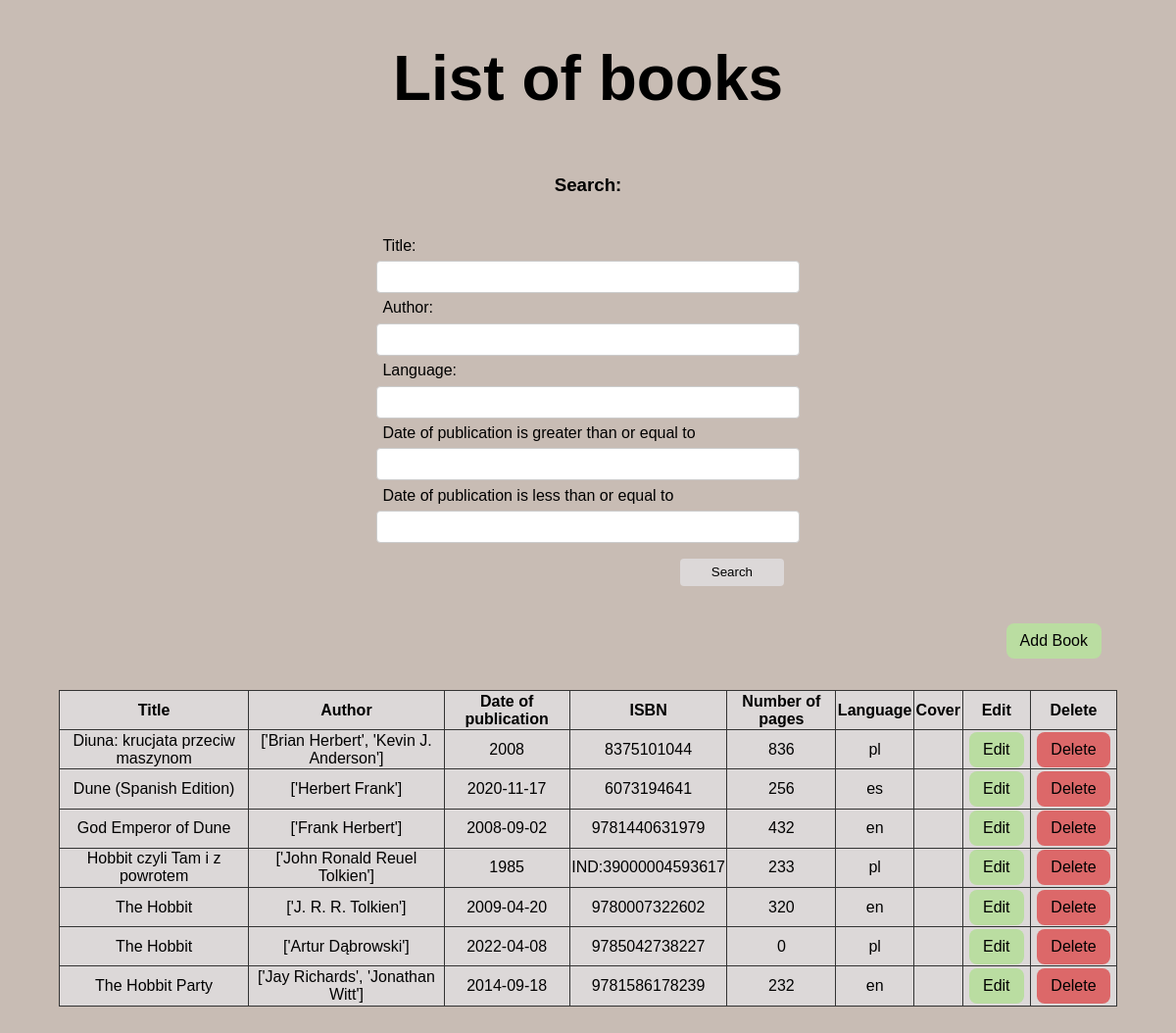
The page / on the database its author committed.
### books/models.py (models this page shows, shortened)
class Book(models.Model):
    title = models.CharField(max_length=50, blank=False)
    author = models.CharField(max_length=50, blank=False)
    date_of_publication = models.CharField(blank=False, max_length=50)
    isbn = ISBNField(blank=True)
    number_of_pages = models.IntegerField(blank=True, null=True)
    image_link = models.URLField(max_length=500, blank=True)
    language = models.CharField(max_length=2, blank=True)
    objects = models.Manager()
    class Meta:
        ordering = ('title',)

### books/views.py (the view)
# urls.py: path('', list_of_books, name='list_of_books'),
def list_of_books(request, *args, **kwargs):
    books = Book.objects.all()
    book_filter = BookFilter(request.GET, queryset=books)
    books = book_filter.qs
    context = {'book_filter': book_filter,
               'books': books}
    return render(request, "books/books.html", context)

### templates/books/books.html
{% extends 'base.html' %}
{% load crispy_forms_tags %}
{% block content %}
    <h3>Search:</h3>
    <div id="search">
        <form method="get" class="uniForm">
            {{book_filter.form|crispy}}
		    <button id="search_button" type="submit">Search</button>
		  </form>
    </div>
     <div id="nav">
        <h5>
            <button id='nav_button'>
                <a href="{% url 'add'%}">Add Book</a>
            </button>
        </h5>
    </div>
    <main>
        <div id="list_of_books" style="height: 500px; overflow-y: scroll;">
            <table id='book_table'>
                <thead>
                {% if books %}
                <tr>
                    <th>Title</th>
                    <th>Author</th>
                    <th>Date of publication</th>
                    <th>ISBN</th>
                    <th>Number of pages</th>
                    <th>Language</th>
                    <th>Cover</th>
                    <th>Edit</th>
                    <th>Delete</th>
                </tr>
                {% else %}
                    <p>Empty list, add some book.</p>
                {% endif %}
                </thead>
                <tbody>
                    {% for book in books %}
                        <tr>
                            <td>{{book.title}}</td>
                            <td>{{book.author }}</td>
                            <td>{{book.date_of_publication}}</td>
                            <td>{{book.isbn}}</td>
                            <td>{{book.number_of_pages}}</td>
                            <td>{{book.language}}</td>
                            <td><img src="{{book.image_link}}" alt=""></td>
                            <td><button id='edit_button'><a href="{% url 'edit' book.id %}">Edit</a></button></td>
                            <td><button id='delete_button'><a href="{% url 'delete' book.id %}">Delete</a></button></td>
                        </tr>
                    {% endfor %}
                </tbody>
            </table>
        </div>
    </main>
{% endblock %}

### templates/base.html (shortened to what this page needs)
{% load static %}
{% load crispy_forms_tags %}
<!DOCTYPE html>
<html lang="en">
<head>
    <link rel="stylesheet" type="text/css" href="../static/style.css">
</head>
<body>
    <div id="container">
        <header>
            <div id="title">
                <h1>List of books</h1>
            </div>
        </header>
        <div id="content">
            {% block content %}
            {% endblock %}
        </div>
    </div>
</body>
</html>

### static/style.css (style rules this page uses)
body { font-family: 'Verdana', sans-serif; margin: 0; background-color: #C8BCB4; color: black; }
#container { width: 100%; height: 100%; }
#title { font-family: 'Century Gothic', sans-serif; color: #000000; font-size: 2rem; text-align: center; }
#content { display: flex; flex-direction: column; align-items: center; max-width: 1100px; width: 90%; margin: 0 auto; }
a { font-family: 'Century Gothic', sans-serif; font-size: 1rem; color: black; text-decoration: none; padding: .5rem; text-align: center; display: block; }
button { display: block; border-radius: .5rem; margin: 0 1rem 0 0; float: right; cursor: pointer; color: #f1fdf9; border: none; }
#nav_button { background-color: #BADDA1; }
#edit_button { background-color: #BADDA1; margin: 0 0.3rem 0 0.3rem }
#nav { width: 100%; }
#search { margin: 1rem 1rem; width: 40%; }
#delete_button { background-color: #DC6869; margin: 0 0.3rem 0 0.3rem }
input[type=text], input[type=url], select { width: 100%; padding: 0.5rem; border: 1px solid #ccc; border-radius: 4px; box-sizing: border-box; }
label { padding: 0.4rem; display: inline-block; }
#search_button, input[type=submit] { background-color: #DCD8D8; margin: 1rem 1rem 0; padding: 0.4rem 2rem; border: none; border-radius: 4px; cursor: pointer; float: right; color: black; }
table, th, tr, td { border-collapse: collapse; border: 0.05rem solid #333; font-size: 1rem; background-color: #DCD8D8; margin: 0; text-align: center; padding: .1rem .1rem; }
#list_of_books { display: inline-block; position:relative; overflow:auto; margin: 2rem auto; }
#delete_button { background-color: #DC6869; }

### rows shown on the page
Book: title "Diuna: krucjata przeciw maszynom", author "['Brian Herbert', 'Kevin J. Anderson']", date_of_publication "2008", isbn "8375101044", number_of_pages "836", language "pl"
Book: title "Dune (Spanish Edition)", author "['Herbert Frank']", date_of_publication "2020-11-17", isbn "6073194641", number_of_pages "256", language "es"
Book: title "God Emperor of Dune", author "['Frank Herbert']", date_of_publication "2008-09-02", isbn "9781440631979", number_of_pages "432", language "en"
Book: title "Hobbit czyli Tam i z powrotem", author "['John Ronald Reuel Tolkien']", date_of_publication "1985", isbn "IND:39000004593617", number_of_pages "233", language "pl"
Book: title "The Hobbit", author "['J. R. R. Tolkien']", date_of_publication "2009-04-20", isbn "9780007322602", number_of_pages "320", language "en"
Book: title "The Hobbit", author "['Artur Dąbrowski']", date_of_publication "2022-04-08", isbn "9785042738227", number_of_pages "0", language "pl"
Book: title "The Hobbit Party", author "['Jay Richards', 'Jonathan Witt']", date_of_publication "2014-09-18", isbn "9781586178239", number_of_pages "232", language "en"
